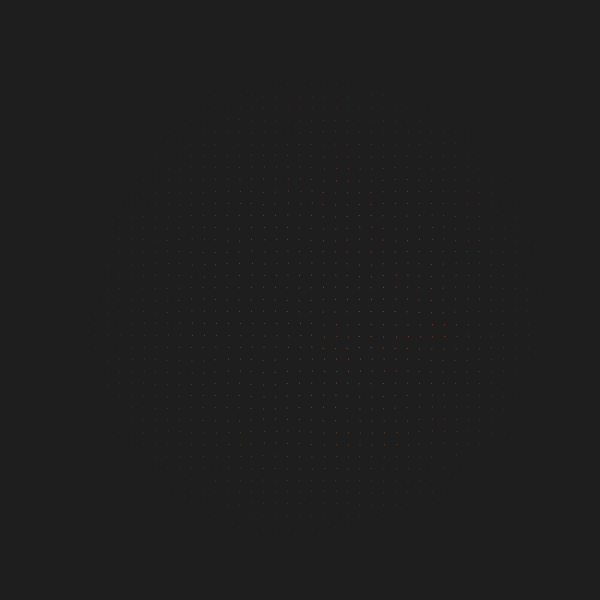
Frame 1 (no input)
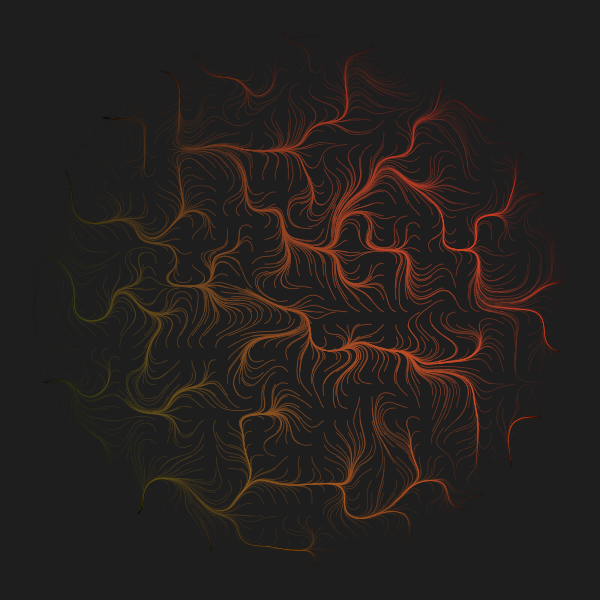
Frame 60 (no input)
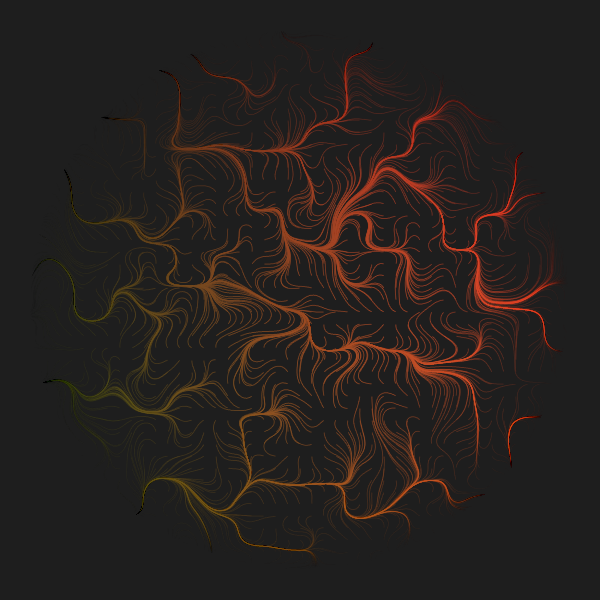
Frame 120 (the mouse pressed at the canvas centre since frame 60)

The p5.js sketch that drew these frames (run headless with seeded random() and noise() and a simulated clock; from frame 60 on, the mouse is pressed at the canvas centre):

// p5.js sketch
// ── sketch.js
let points = [];
let mult = 0.03;

function setup() {
    createCanvas(600, 600);
    background(30);
    angleMode(DEGREES);
    noiseDetail(1);

    let density = 50;
    let space = width / density;

    for (let x = 0; x < width; x += space) {
        for (let y = 0; y < height; y += space) {
            let p = createVector(x, y);
            points.push(p);
        }
    }
}

function draw() {
    noStroke();

    for (let i = 0; i < points.length; i++) {
        let r = map(points[i].x, 0, width, 50, 255);
        let g = map(points[i].y, 0, height, 50, 100);
        let b = map(points[i].x, 0, width, 25, 50);
        let alpha = map(dist(width / 2, height/ 2, points[i].x, points[i].y), 0, 270, 400, 0)
        fill(r, g, b, alpha);
        let angle = map(
            noise(points[i].x * mult, points[i].y * mult),
            0,
            1,
            0,
            720
        );
        points[i].add(createVector(cos(angle), sin(angle)));

        if (dist(width / 2, height/ 2, points[i].x, points[i].y) < 300){
            ellipse(points[i].x, points[i].y, 1);
        }
    }
}

// ── particle.js
function Vertex(x, y) {
    this.pos = createVector(x, y);
    this.vel = createVector(0, 0);
    this.acc = createVector(0, 0);
    this.maxspeed = 2;

    this.prevPos = this.pos.copy();

    this.left_x = int(-width * 0);
    this.right_x = int(width * 1);
    this.top_y = int(-height * 0);
    this.bottom_y = int(height * 1);

    this.update = function () {
        this.vel.add(this.acc);
        this.vel.limit(this.maxspeed);
        this.pos.add(this.vel);
        this.acc.mult(0);
    };

    this.follow = function (vectors) {
        let x = floor(this.pos.x / scl);
        let y = floor(this.pos.y / scl);
        let index = x + y * cols;
        let force = vectors[index];
        this.applyForce(force);
    };

    this.applyForce = function (force) {
        this.acc.add(force);
    };

    this.show = function () {
        strokeWeight(3);
        line(this.pos.x, this.pos.y, this.prevPos.x, this.prevPos.y)
        this.updatePrev();
    };

    this.updatePrev = function () {
        this.prevPos.x = this.pos.x;
        this.prevPos.y = this.pos.y;
    };

    this.edges = function () {
        if (this.pos.x > this.right_x) {
            this.pos.x = this.left_x;
            this.updatePrev();
        }
        if (this.pos.x < this.left_x) {
            this.pos.x = this.right_x;
            this.updatePrev();
        }
        if (this.pos.y > this.bottom_y) {
            this.pos.y = this.top_y;
            this.updatePrev();
        }
        if (this.pos.y < this.top_y) {
            this.pos.y = this.bottom_y;
            this.updatePrev();
        }
    };
}
